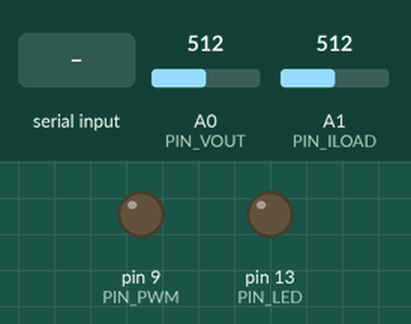
Simulated run of this sketch. Board: Arduino Uno, built with avr-gcc and run on an emulated ATmega328P. On the bench: output pins drawn as LEDs (lit = HIGH). The inputs (shaded band) are chosen by the test bench; at power-on: A0 (PIN_VOUT) = 512, A1 (PIN_ILOAD) = 512. What the sketch prints to the serial monitor is not drawn.

Above: at 0.1 s.
At 1.3 s:
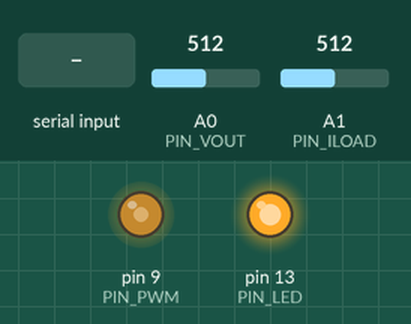
1.4 s: "d" received over Serial
2.9 s: "r" received over Serial
4.4 s: "?" received over Serial
Timing chart, 0 to 7.4 s (numbered marks = the images above; inputs shaded):
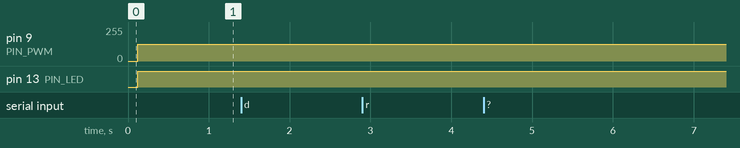

The sketch:

ERPC.ino
```cpp
/*
 * ERPC - Entropy-Regulated Power Control
 * Guided Entropy Principle (GEP) Implementation for Arduino
 *
 * Hardware Requirements:
 * - Arduino Nano/Uno (16MHz)
 * - Analog inputs for Vout and Iload sensing
 * - PWM output for gate drive
 *
 * Pin Configuration:
 * A0 - Vout sensing (0-5V via voltage divider)
 * A1 - Iload sensing (via current sense resistor)
 * D9 - PWM gate output (100kHz capable)
 * D13 - Status LED
 *
 * Serial Debug: 115200 baud
 *
 * Author: Gary W. Floyd / Lumiea Systems Research
 * Theory: Guided Entropy Principle (GEP)
 * Date: December 24, 2024
 */

// ============================================================================
// CONFIGURATION
// ============================================================================

// GEP Parameters (tunable)
const float ALPHA = 0.3;        // Salience weight
const float BETA = 0.5;         // Gradient weight
const float THRESHOLD = 0.5;    // Entropy threshold (Volts)

// Hardware Configuration
const int PIN_VOUT = A0;        // Voltage sensing
const int PIN_ILOAD = A1;       // Current sensing
const int PIN_PWM = 9;          // PWM output (Timer1, supports high freq)
const int PIN_LED = 13;         // Status indicator

// ADC Configuration
const float VREF = 5.0;         // Arduino Vref
const int ADC_MAX = 1023;       // 10-bit ADC

// Voltage divider ratios (adjust for your circuit)
const float VOUT_SCALE = 2.4;   // If using 10k/10k divider for 12V → 5V
const float ISENSE_SCALE = 1.0; // Amps per volt (depends on sense resistor)

// Timing
const int SAMPLE_RATE_HZ = 10000;  // 10kHz sampling (100us period)
const int PWM_FREQ_HZ = 100000;    // 100kHz PWM base frequency

// Moving average filter
const int FILTER_SIZE = 4;

// ============================================================================
// GLOBAL VARIABLES
// ============================================================================

// Sensor readings
float vout_volts = 0;
float iload_amps = 0;

// Previous readings for gradient calculation
float vout_prev = 0;
float iload_prev = 0;

// GEP components
float error_signal = 0;         // E(t)
float salience_signal = 0;      // A(t)
float gradient_signal = 0;      // |∇S(t)|
float correction_term = 0;      // [1 + α·A - β·|∇S|]
float entropy_field = 0;        // ΔS(t)

// Gate control
bool gate_enabled = false;
int pwm_duty = 0;               // 0-255 for analogWrite

// Timing
unsigned long last_sample_us = 0;
unsigned long sample_count = 0;

// Debug
bool debug_enabled = true;
unsigned long last_debug_ms = 0;

// ============================================================================
// SETUP
// ============================================================================

void setup() {
  // Serial for debugging
  Serial.begin(115200);
  Serial.println("========================================");
  Serial.println("ERPC - Entropy-Regulated Power Control");
  Serial.println("GEP Algorithm Active");
  Serial.println("========================================");

  // Pin configuration
  pinMode(PIN_LED, OUTPUT);
  pinMode(PIN_PWM, OUTPUT);

  // Configure Timer1 for high-frequency PWM on D9
  // Fast PWM mode, non-inverted
  // Frequency = 16MHz / (prescaler * (TOP+1))
  // For 100kHz: prescaler=1, TOP=159
  TCCR1A = _BV(COM1A1) | _BV(WGM11);  // Non-inverting mode, Fast PWM
  TCCR1B = _BV(WGM13) | _BV(WGM12) | _BV(CS10);  // Fast PWM, no prescaling
  ICR1 = 159;  // TOP value for 100kHz (16MHz/100kHz - 1)
  OCR1A = 0;   // Start with 0% duty cycle

  // Initial ADC read
  vout_volts = readVout();
  iload_amps = readIload();
  vout_prev = vout_volts;
  iload_prev = iload_amps;

  Serial.println("Initialization complete.");
  Serial.println("GEP Parameters:");
  Serial.print("  Alpha (salience): "); Serial.println(ALPHA, 3);
  Serial.print("  Beta (gradient): "); Serial.println(BETA, 3);
  Serial.print("  Threshold: "); Serial.print(THRESHOLD, 3); Serial.println("V");
  Serial.println("Ready.");
  Serial.println();

  delay(100);
  last_sample_us = micros();
}

// ============================================================================
// MAIN LOOP
// ============================================================================

void loop() {
  unsigned long now_us = micros();

  // Check if it's time for next sample
  if (now_us - last_sample_us >= (1000000 / SAMPLE_RATE_HZ)) {
    last_sample_us = now_us;

    // Read sensors
    vout_volts = readVout();
    iload_amps = readIload();

    // Calculate GEP components
    calculateGEP();

    // Update gate control
    updateGate();

    // Increment counter
    sample_count++;

    // Debug output every 100ms
    if (debug_enabled && (millis() - last_debug_ms >= 100)) {
      printDebug();
      last_debug_ms = millis();
    }
  }
}

// ============================================================================
// SENSOR READING
// ============================================================================

float readVout() {
  int raw = analogRead(PIN_VOUT);
  float voltage = (raw / (float)ADC_MAX) * VREF;
  return voltage * VOUT_SCALE;  // Scale to actual voltage
}

float readIload() {
  int raw = analogRead(PIN_ILOAD);
  float voltage = (raw / (float)ADC_MAX) * VREF;
  return voltage * ISENSE_SCALE;  // Convert to amps
}

// ============================================================================
// GEP CALCULATION
// ============================================================================

void calculateGEP() {
  // Target voltage (12V system regulated to 5V logic)
  const float VREF_TARGET = 5.0;

  // 1. ERROR SIGNAL E(t)
  // Difference between target and actual voltage
  error_signal = VREF_TARGET - vout_volts;

  // 2. SALIENCE SIGNAL A(t)
  // Rate of power change (P = V × I)
  float power_now = vout_volts * iload_amps;
  float power_prev = vout_prev * iload_amps;  // Approximate
  salience_signal = abs(power_now - power_prev);

  // 3. GRADIENT SIGNAL |∇S(t)|
  // Rate of voltage change (time derivative approximation)
  gradient_signal = abs(vout_volts - vout_prev);

  // 4. CORRECTION TERM
  // [1 + α·A(t) - β·|∇S(t)|]
  correction_term = 1.0 + (ALPHA * salience_signal) - (BETA * gradient_signal);

  // 5. ENTROPY FIELD ΔS(t)
  // ΔS = E(t) × correction_term
  entropy_field = error_signal * correction_term;

  // Store current readings for next iteration
  vout_prev = vout_volts;
  iload_prev = iload_amps;
}

// ============================================================================
// GATE CONTROL
// ============================================================================

void updateGate() {
  // Compare entropy field to threshold
  if (entropy_field > THRESHOLD) {
    // High entropy → Enable switching
    gate_enabled = true;
    pwm_duty = 128;  // 50% duty cycle (adjust as needed)
    digitalWrite(PIN_LED, HIGH);
  } else if (entropy_field < -THRESHOLD) {
    // Negative entropy (undershoot) → Also enable
    gate_enabled = true;
    pwm_duty = 128;
    digitalWrite(PIN_LED, HIGH);
  } else {
    // Low entropy → Skip cycles (light load, good regulation)
    gate_enabled = false;
    pwm_duty = 0;
    digitalWrite(PIN_LED, LOW);
  }

  // Update PWM output
  // OCR1A controls duty cycle: 0 to ICR1 (159)
  if (gate_enabled) {
    OCR1A = map(pwm_duty, 0, 255, 0, ICR1);
  } else {
    OCR1A = 0;  // No pulses
  }
}

// ============================================================================
// DEBUG OUTPUT
// ============================================================================

void printDebug() {
  Serial.print("Samples: "); Serial.print(sample_count);
  Serial.print(" | Vout: "); Serial.print(vout_volts, 3);
  Serial.print("V | Iload: "); Serial.print(iload_amps, 3);
  Serial.print("A | E: "); Serial.print(error_signal, 4);
  Serial.print(" | A: "); Serial.print(salience_signal, 4);
  Serial.print(" | ∇S: "); Serial.print(gradient_signal, 4);
  Serial.print(" | Corr: "); Serial.print(correction_term, 4);
  Serial.print(" | ΔS: "); Serial.print(entropy_field, 4);
  Serial.print(" | Gate: "); Serial.print(gate_enabled ? "ON " : "OFF");
  Serial.print(" | PWM: "); Serial.println(pwm_duty);
}

// ============================================================================
// SERIAL COMMAND INTERFACE (Optional)
// ============================================================================

void serialEvent() {
  while (Serial.available()) {
    char cmd = Serial.read();

    switch(cmd) {
      case 'd':  // Toggle debug
        debug_enabled = !debug_enabled;
        Serial.print("Debug: ");
        Serial.println(debug_enabled ? "ON" : "OFF");
        break;

      case 'r':  // Reset counters
        sample_count = 0;
        Serial.println("Counters reset.");
        break;

      case '?':  // Help
        Serial.println("Commands:");
        Serial.println("  d - Toggle debug output");
        Serial.println("  r - Reset counters");
        Serial.println("  ? - This help");
        break;
    }
  }
}
```

Measured:
- after the input at 1.4 s, every drawn part: stays the same
- after the input at 2.9 s, every drawn part: stays the same
- after the input at 4.4 s, every drawn part: stays the same
